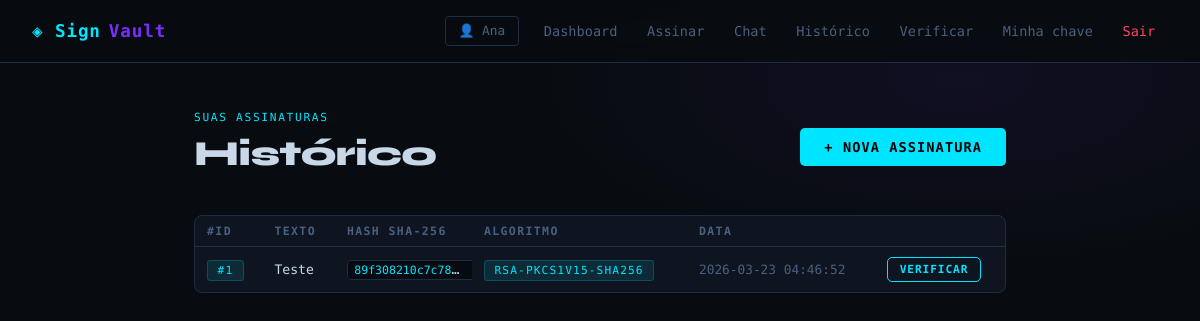
The page /history (signed in) on the database as committed earlier.
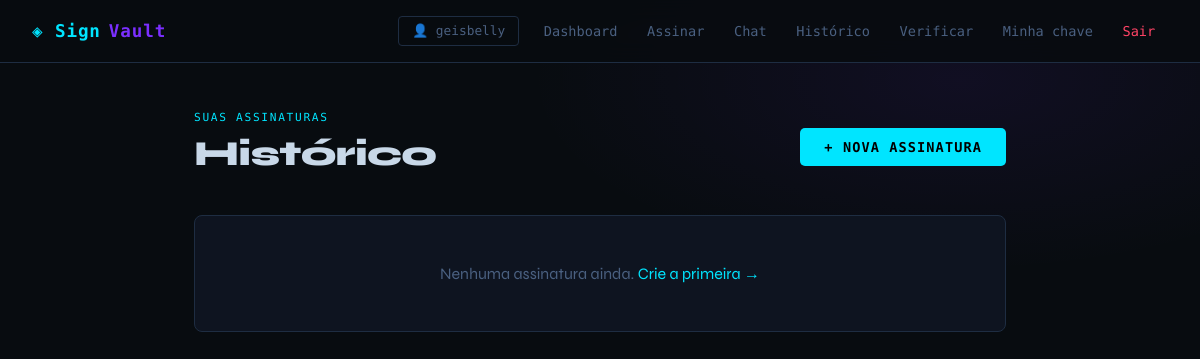
The same page on the database as committed later.
### tables this page shows
CREATE TABLE assinaturas (
                id INTEGER PRIMARY KEY AUTOINCREMENT,
                usuario_id INTEGER NOT NULL,
                texto TEXT NOT NULL,
                hash_texto TEXT NOT NULL,
                assinatura TEXT NOT NULL,
                algoritmo TEXT NOT NULL DEFAULT 'RSA-PKCS1v15-SHA256',
                criado_em TEXT NOT NULL,
                FOREIGN KEY(usuario_id) REFERENCES usuarios(id)
            );

### app.py (the view)
@app.route("/history")
def history():
    if not login_required():
        return redirect("/login")
    db = get_db()
    assinaturas = db.execute(
        "SELECT * FROM assinaturas WHERE usuario_id=? ORDER BY id DESC",
        (session["user_id"],)
    ).fetchall()
    return render_template("history.html", assinaturas=assinaturas)

### app.py (called while the page is built)
@app.teardown_appcontext
def close_connection(exception):
    db = getattr(g, "_database", None)
    if db is not None:
        db.close()

def login_required():
    return "user_id" in session

### database.py (called while the page is built)
def get_db():
    db = getattr(g, "_database", None)
    if db is None:
        db = g._database = sqlite3.connect(DATABASE)
        db.row_factory = sqlite3.Row
    return db

### templates/history.html (shortened to what this page needs)
{% extends "base.html" %}
{% block content %}
<div class="flex-between" style="margin-bottom:2rem;">
    <div>
        <div class="tag">Suas assinaturas</div>
        <h1>Histórico</h1>
    </div>
    <a href="/sign" class="btn btn-primary">+ Nova assinatura</a>
</div>
{% if assinaturas %}
<div class="card" style="padding:0; overflow:hidden;">
<table>
    <thead>
        <tr>
            <th>#ID</th>
            <th>Texto</th>
            <th>Hash SHA-256</th>
            <th>Algoritmo</th>
            <th>Data</th>
            <th></th>
        </tr>
    </thead>
    <tbody>
    {% for s in assinaturas %}
        <tr>
            <td><span class="badge badge-info">#{{ s.id }}</span></td>
            <td style="max-width:200px; overflow:hidden; text-overflow:ellipsis; white-space:nowrap; font-family:var(--mono); font-size:0.82rem;">{{ s.texto }}</td>
            <td style="max-width:120px; overflow:hidden; text-overflow:ellipsis; white-space:nowrap;"><code style="font-size:0.72rem;">{{ s.hash_texto[:16] }}…</code></td>
            <td><span class="badge badge-info">{{ s.algoritmo }}</span></td>
            <td class="muted small mono">{{ s.criado_em }}</td>
            <td><a href="/verify/{{ s.id }}" class="btn btn-secondary" style="padding:0.3rem 0.7rem; font-size:0.7rem;">Verificar</a></td>
        </tr>
    {% endfor %}
    </tbody>
</table>
</div>
{% else %}
<div class="card" style="text-align:center; padding:3rem;">
    <p class="muted">Nenhuma assinatura ainda. <a href="/sign">Crie a primeira →</a></p>
</div>
{% endif %}
{% endblock %}

Rows that differ between the two databases and show on the page:
removed assinaturas: id "1", texto "Teste", hash_texto "89f308210c7c78…", algoritmo "RSA-PKCS1V15-SHA256", criado_em "2026-03-23 04:46:52"
Other text that changed with them:
{{ session["user_nome"] }}: "Ana" → "geisbelly"
text no longer shown: "#ID TEXTO HASH SHA-256 ALGORITMO DATA"
text now shown: "Nenhuma assinatura ainda. Crie a primeira →"
